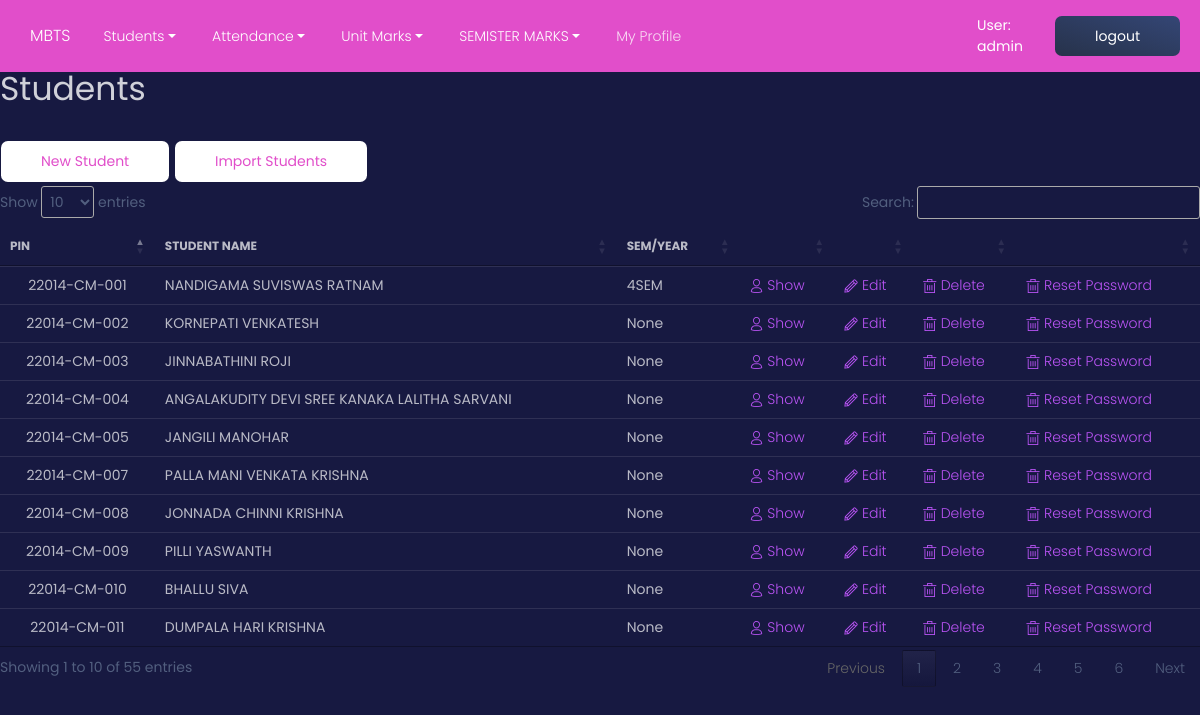
Page /n/i/ (signed in) on the earlier database version.
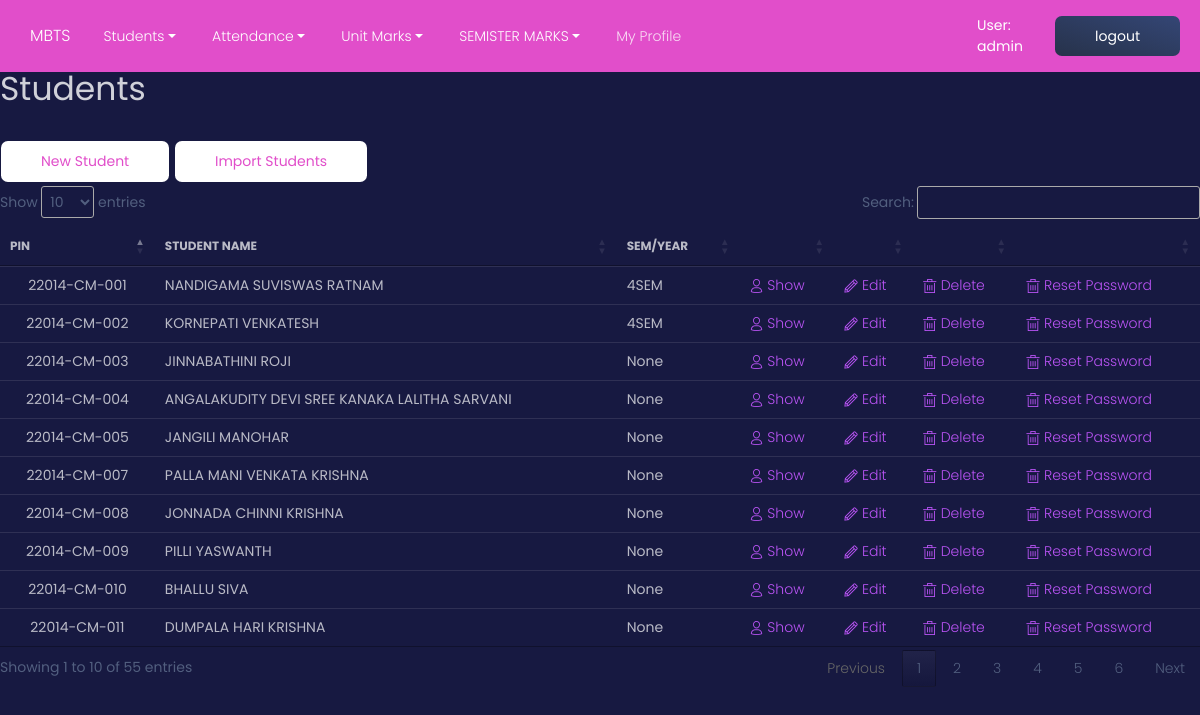
Same page on the later database version.
### mbts/models.py (models this page shows)
class Students(models.Model):
    pin = models.CharField(max_length=20, primary_key=True)
    sname=models.CharField(max_length=50, default='student')
    fname=models.CharField(max_length=50, default='father')
    mname=models.CharField(max_length=50, default='mother')
    sem = models.CharField(max_length=10, null=True, choices=StudentClass.SEMS,)
    phno=models.CharField(max_length=12, null = True)
    fphno=models.CharField(max_length=12, null=True)
    dob=models.DateTimeField(blank=True, null=True)
    gender=models.CharField(max_length=1,default='M')
    category=models.CharField(max_length=5,blank=True, null=True)
    scategory=models.CharField(max_length=10,blank=True, null=True)
    religion=models.CharField(max_length=20,blank=True, null=True)
    sacno=models.CharField(max_length=20, blank=True, null=True)
    sifsc=models.CharField(max_length=20,blank=True, null=True)
    sbranch=models.CharField(max_length=20,blank=True, null=True)
    macno=models.CharField(max_length=22, blank=True, null=True)
    mifsc=models.CharField(max_length=20,blank=True, null=True)
    mbranch=models.CharField(max_length=20,blank=True, null=True)
    email=models.CharField(max_length=30)
    sscrank=models.IntegerField(default=1234, blank=True, null=True)
    sschallticketno=models.CharField(max_length=20, blank=True, null=True)
    address=models.CharField(max_length=30, blank=True, null=True)
    village=models.CharField(max_length=20, blank=True, null=True)
    mandal=models.CharField(max_length=20, blank=True, null=True)
    dist=models.CharField(max_length=20, blank=True,null=True)
    allotedcategory=models.CharField(max_length=20,blank=True, null=True)
    dateofjoining=models.DateTimeField(blank=True, null=True)
    polycetrank=models.IntegerField(blank=True,null=True)
    polycetno=models.IntegerField(blank=True,null=True)
    aadharno=models.CharField(max_length=22, blank=True,null=True)
    rationno=models.CharField(max_length=20,blank=True,null=True)
    tcno=models.IntegerField(blank=True, null=True)
    discontinueddate=models.DateTimeField(blank=True, null=True)
    odno=models.IntegerField(blank=True,null=True)
    odissueddate=models.DateTimeField(blank=True, null=True)
    tcissueddate=models.DateTimeField(blank=True, null=True)
    studycertificateissueddate=models.DateTimeField(blank=True, null=True)
    studentimage = models.ImageField(
        ("Title Image"),
        upload_to='static/Images/student_image/',
         max_length=None,
         blank = True,null = True)
    user = models.OneToOneField(User, on_delete=models.CASCADE, blank=True, null= True)

### mbts/views/student.py (the view)
# urls.py: path("i/", student.index, name="student_index"),
@login_required
def index(request):
    sl = Students.objects.all
    context = {"sl": sl}
    if(request.user.role == User.STUDENT):
        context["cu"] = request.user.students
        return render(request,"students/sindex.html", context)
    else:
        context["search"] = SearchForm()
        return render(request, "students/index.html", context)

### mbts/forms.py
class SearchForm(ModelForm):
    class Meta:
        model = StudentClass
        fields = ['sem',]
        widgets = {
            'sem': forms.Select(choices=StudentClass.SEMS, attrs={'class': 'form-control'}),
        }

### mbts/templates/students/index.html (shortened to what this page needs)
{% extends "base.html" %}
{% load static %}
{% block content %}
<link href="{% static '/css/jquery.dataTables.min.css' %}" rel="stylesheet"/>
<h1>Students</h1>
<a class="btn btn-primary btn-neutral" href="{% url 'newst' %}">New Student</a>
<a class="btn btn-primary btn-neutral" href="{% url 'student_upload' %}">Import Students</a>
{% if sl %}
    <table class="table">
        <thead>
            <tr>
                <th>PIN</th>
                <th>Student Name</th>
                <th>SEM/YEAR</th>
                <th></th>
                <th></th>
                <th></th>
                <th></th>
            </tr>
        </thead>
    <tbody>
    {% for s in sl %}
    <tr>
        <td class="text-center">{{s.pin}}</td>
        <td>{{s.sname}}</td>
        <td>{{s.sem}}</td>
        <td><a href="{% url 'student_show' s.pin %}"> <i class="tim-icons icon-single-02"></i>  Show</a></td>
        <td><a href="{% url 'student_edit' s.pin %}"><i class="tim-icons icon-pencil"></i>  Edit</a></td>
        <td><a href="{% url 'student_delete' s.pin %}"><i class="tim-icons icon-trash-simple"></i>  Delete</a></td>
        <td><a href="{% url 'student_reset_pass' s.pin %}"><i class="tim-icons icon-trash-simple"></i>  Reset Password</a></td>
    </tr>
    {% endfor %}
    </tbody>
    </table>
{% else %}
    <p>No students are available.</p>
{% endif %}
{% endblock %}

Differences in the rows shown:
changed Students "22014-CM-002": sem "None" → "4SEM"
